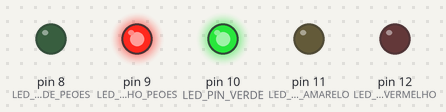
Bench run of a sketch on a simulated Arduino Uno, built with avr-gcc and run on an emulated ATmega328P. On the bench: output pins drawn as LEDs (lit = HIGH).

Above: at 4.0 s.
At 9.0 s:
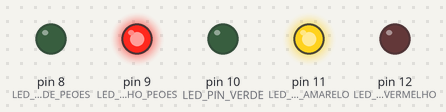
At 12.5 s:
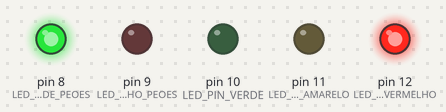
Timing chart, 0 to 19.5 s (numbered marks = the images above):
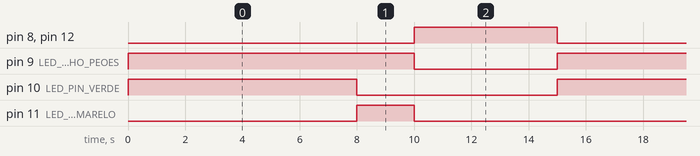

The sketch:

1c.ino
```cpp
#define LED_PIN_VERDE 10
#define LED_PIN_AMARELO 11
#define LED_PIN_VERMELHO 12

#define LED_PIN_VERDE_PEOES 8
#define LED_PIN_VERMELHO_PEOES 9

void setup()
{
  pinMode(LED_PIN_VERDE, OUTPUT);
  pinMode(LED_PIN_AMARELO, OUTPUT);
  pinMode(LED_PIN_VERMELHO, OUTPUT);

  pinMode(LED_PIN_VERDE_PEOES, OUTPUT);
  pinMode(LED_PIN_VERMELHO_PEOES, OUTPUT);
}
void loop()
{
  // Liga LED verde e LED vermelho dos peões
  digitalWrite(LED_PIN_VERDE, HIGH);
  digitalWrite(LED_PIN_VERMELHO_PEOES, HIGH);
  delay(8000);

  // Desliga LED verde
  digitalWrite(LED_PIN_VERDE, LOW);

  // Liga LED amarelo
  digitalWrite(LED_PIN_AMARELO, HIGH);
  delay(2000);

  //Desliga LED Amarelo e LED Vermelho peões
  digitalWrite(LED_PIN_AMARELO, LOW);
  digitalWrite(LED_PIN_VERMELHO_PEOES, LOW);

  // Liga LED vermelho e LED verde dos peões
  digitalWrite(LED_PIN_VERMELHO, HIGH);
  digitalWrite(LED_PIN_VERDE_PEOES, HIGH);
  delay(5000);

  // Desliga LED vermelho e LED verde dos peões
  digitalWrite(LED_PIN_VERMELHO, LOW);
  digitalWrite(LED_PIN_VERDE_PEOES, LOW);
}
```

Measured:
- by itself, pin 8 (LED_PIN_VERDE_PEOES), pin 12 (LED_PIN_VERMELHO): alternates HIGH for 5.0 s and LOW for 10.0 s
- by itself, pin 9 (LED_PIN_VERMELHO_PEOES): alternates HIGH for 10.0 s and LOW for 5.0 s
- by itself, pin 10 (LED_PIN_VERDE): alternates HIGH for 8.0 s and LOW for 7.0 s
- by itself, pin 11 (LED_PIN_AMARELO): alternates HIGH for 2.0 s and LOW for 13.0 s
